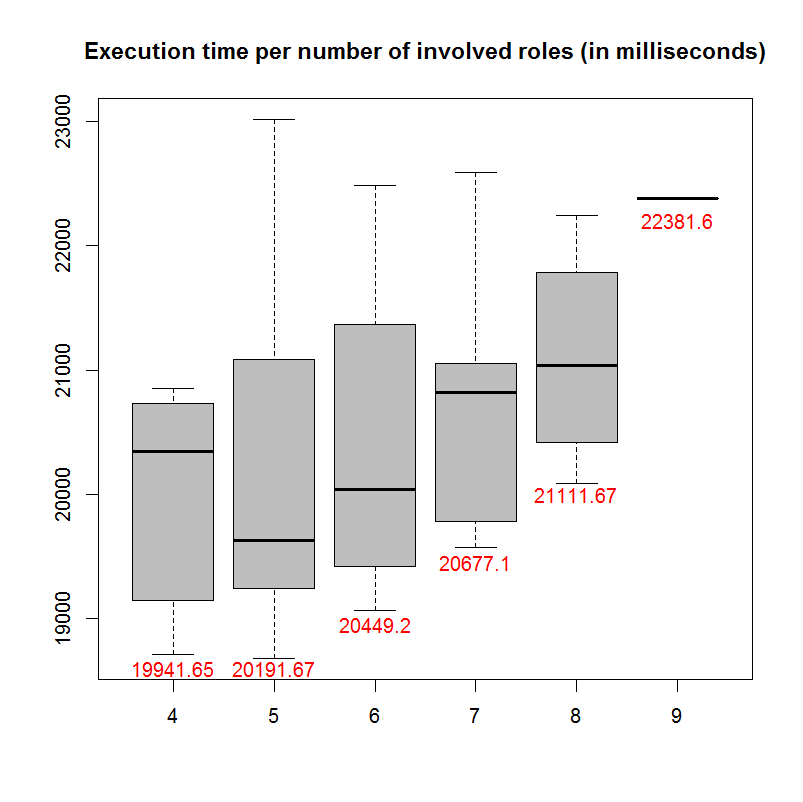

R code for this plot:
library(splitstackshape)
library(plyr)
library(vioplot)

toPdf <- FALSE
fileName <- "exec_time_per_roles.pdf"

#to read the files the path of the folder Experiments has to be written in place of "."

results2<-read.table(file="./Experiments/UrbanMobilitySystem/resultsMobility.csv", header=TRUE, sep=",", na.strings = "NA", dec=".")
treatments2<-read.table(file="./Experiments/UrbanMobilitySystem/treatmentsMobility.csv", header=TRUE, sep=",", na.strings = "NA", dec=".")

universe <- merge(treatments2, results2,by="id")
universe$dv1 <- universe$dv1 / 1000000 # in seconds
universe$dv7 <- universe$dv7 	 # numbers of involved roles

if(toPdf) {
  setupPdf()
}

exec_time_per_roles <- function() {

	#here we consider only the treatments of 500 issues, 
	#and only the roles involved in this subset of treatments (4, 5, 6, 7, 8, 9)

	x2 <- universe$dv1[universe$dv7==4 & universe$iv1==500]
	x3 <- universe$dv1[universe$dv7==5 & universe$iv1==500]
	x4 <- universe$dv1[universe$dv7==6 & universe$iv1==500]
	x5 <- universe$dv1[universe$dv7==7 & universe$iv1==500]
	x6 <- universe$dv1[universe$dv7==8 & universe$iv1==500]
	x7 <- universe$dv1[universe$dv7==9 & universe$iv1==500]
	
	y2 <- length(x2)
	y3 <- length(x3)
	y4 <- length(x4)
	y5 <- length(x5)
	y6 <- length(x6)
	y7 <- length(x7)
	
	value <- c(round(mean(x2), 2), round(mean(x3), 2), round(mean(x4), 2), round(mean(x5), 2), round(mean(x6), 2), round(mean(x7), 2))


	p <- boxplot(x2, x3, x4, x5, x6, x7,  names=c("4", "5", "6", "7", "8", "9" ), col="grey", drawRect=TRUE, wex=0.5)
      text(y=c(18600,18600,18950,19450,20000, 22200), xlab="Number of involved roles", value, x = c(1,2,3,4,5,6), col="red")
      title("Execution time per number of involved roles (in milliseconds)")
}


exec_time_per_roles()

if(toPdf) {
  dev.off()
}

setupPdf <- function() {
  margin <- 4
  pdf(fileName)
  par(mar=c(margin, margin, margin, margin))
  par(mfrow=c(1, 1))
  par(las=1)
}
